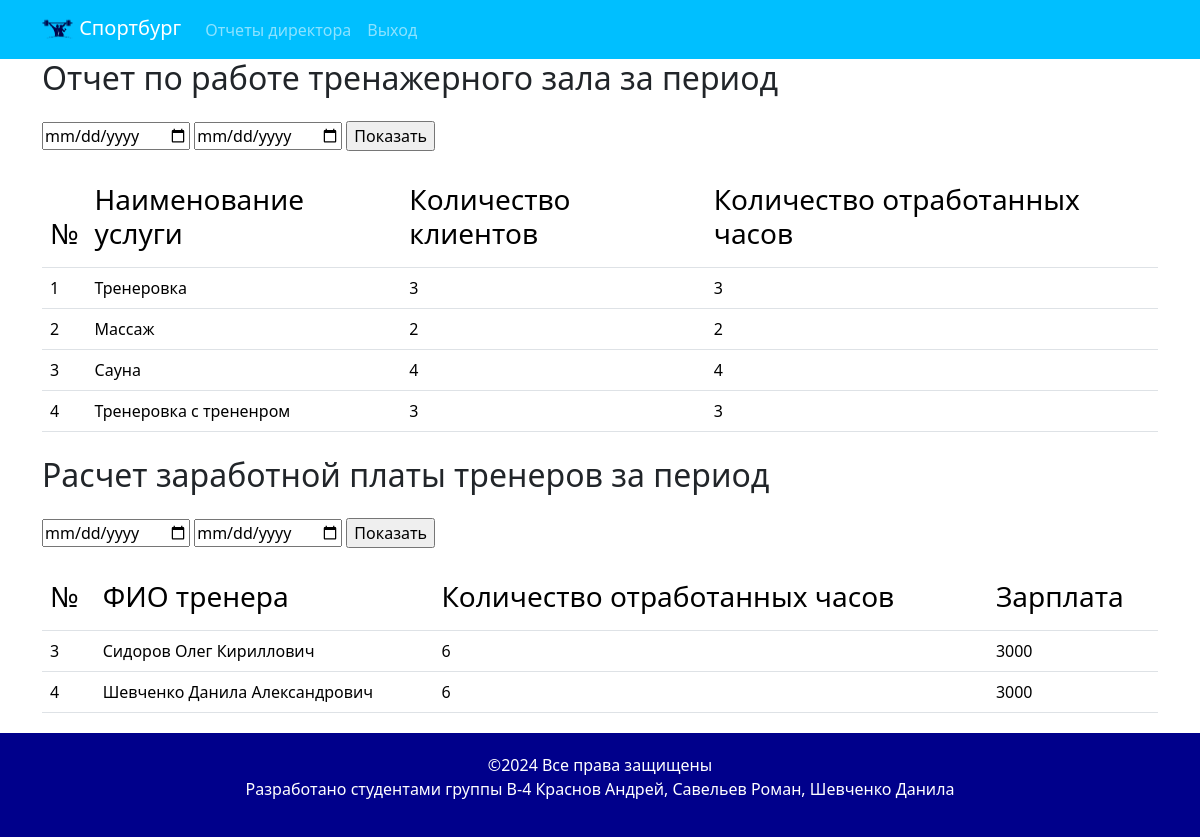
The page /director.php on the database its author committed.
### tables this page shows
CREATE TABLE `uslugi` (
  `id_uslugi` int(11) NOT NULL,
  `name_uslugi` varchar(200) DEFAULT NULL,
  `price_usluigi` decimal(10,2) NOT NULL
);

CREATE TABLE `users` (
  `id_user` int(11) NOT NULL,
  `fio` varchar(200) DEFAULT NULL,
  `email` varchar(100) DEFAULT NULL,
  `phone` varchar(12) DEFAULT NULL,
  `login` varchar(60) NOT NULL,
  `password` varchar(60) NOT NULL,
  `role` int(11) NOT NULL DEFAULT '3'
);

### director.php (the view, shortened to what this page needs)
<?php
include 'template/head.php';
include "template/db.php";
$sql_inj = "";
$date_from = "";
$date_to = "";
$sql = "SELECT uslugi.*,
COUNT(DISTINCT clients.id_client) AS clients_count,
COUNT(DISTINCT zapis.id_zapis) AS zapis_count FROM uslugi
JOIN zapis ON zapis.id_uslugi = uslugi.id_uslugi
JOIN clients ON zapis.id_client = clients.id_client
$sql_inj
GROUP BY uslugi.id_uslugi";
$result = $mysqli->query($sql);
$uslugi = $result->fetch_all(MYSQLI_ASSOC);
$sql = "SELECT users.*,
COUNT(DISTINCT zapis.id_zapis) AS zapis_count FROM users
JOIN zapis ON zapis.id_user = users.id_user
$sql_inj
GROUP BY users.id_user";
$result = $mysqli->query($sql);
$users = $result->fetch_all(MYSQLI_ASSOC);
?>
    <?php
    include 'template/nav_director.php';
    ?>
    <main class="container">
        <section class = "report">
            <div class="report__title">
                <h2 class="mb-4">Отчет по работе тренажерного зала за период</h2>
                <form action="director.php" method="post">
                    <input type="date" name="uslugi_date_from" placeholder="С" value="<?= $date_from ?>">
                    <input type="date" name="uslugi_date_to" placeholder="По"  value="<?= $date_to ?>">
                    <input type="submit" value="Показать">
                </form>
                <table class="table table-hover mt-4">
                    <thead>
                        <tr>
                            <th>
                                <h3>№</h3>
                            </th>
                            <th>
                                <h3>Наименование услуги</h3>
                            </th>
                            <th>
                                 <h3>Количество клиентов</h3>
                            </th>
                            <th>
                                <h3>Количество
                                    отработанных часов
                                </h3>
                            </th>
                        </tr>
                    </thead>
                    <tbody>
                        <?php foreach($uslugi as $usluga) { ?>
                        <tr>
                            <td><?= $usluga['id_uslugi']?></td>
                            <td><?= $usluga['name_uslugi']?></td>
                            <td><?= $usluga['clients_count']?></td>
                            <td><?= $usluga['zapis_count']?></td>
                        </tr>
                        <?php }?>
                    </tbody>
                </table>
                <h2 class="mt-4 mb-4">Расчет заработной платы тренеров за период</h2>
                <form action="director.php" method="post">
                    <input type="date" name="uslugi_date_from" placeholder="С" value="<?= $date_from ?>">
                    <input type="date" name="uslugi_date_to" placeholder="По"  value="<?= $date_to ?>">
                    <input type="submit" value="Показать">
                </form>
                <table class="table table-hover mt-4">
                    <thead>
                        <tr>
                            <th>
                                <h3>№</h3>
                            </th>
                            <th>
                                <h3>ФИО тренера</h3>
                            </th>
                            <th>
                                 <h3>Количество отработанных часов</h3>
                            </th>
                            <th>
                                <h3>Зарплата
                                </h3>
                            </th>
                        </tr>
                    </thead>
                    <tbody>
                        <?php foreach($users as $user) { ?>
                        <tr>
                            <td><?= $user['id_user']?></td>
                            <td><?= $user['fio']?></td>
                            <td><?= $user['zapis_count']?></td>
                            <td><?= $user['zapis_count']*500 ?></td>
                        </tr>
                        <?php }?>
                    </tbody>
                </table>
            </div>
        </section>
    </main>
    <?php include 'template/footer.php';?>

### template/head.php (shortened to what this page needs)
<!DOCTYPE html>
<html lang="en">
<head>
    <link rel="stylesheet" href="css/bootstrap.min.css">
<link href= "css/bootstrap.min.css" rel="stylesheet" type="text/css">
</head>
<body>

### template/nav_director.php (shortened to what this page needs)
<nav class="navbar navbar-expand-lg" data-bs-theme="dark" style="background-color: #00bfff;">
  <div class="container">
  <a class="navbar-brand" href="index.php">
      <img src="img/logo.png" alt="Logo" class="d-inline-block align-text-top" width="32" height="32">
      Спортбург
    </a>
    <div class="collapse navbar-collapse justify-content-end" id="navbarText">
      <ul class="navbar-nav me-auto mb-2 mb-lg-0">
      <li class="nav-item">
          <a class="nav-link" href="director.php">Отчеты директора</a>
        </li>
        <li class="nav-item">
          <a class="nav-link " href="logout.php">Выход</a>
        </li>
      </ul>
    </div>
  </div>
</nav>

### template/footer.php
<div class="container-fluid" style="background-color: #00008b; color: white; padding-top: 20px; padding-bottom: 20px; margin-top: 20px">
    <div class="row">
        <div class="col-lg-1"></div>
        <div class="col-lg-10" style="text-align: center">
        <p>&copy2024 Все права защищены<br>Разработано студентами группы В-4 Краснов Андрей, Савельев Роман, Шевченко Данила</p>
        </div>
        <div class="col-lg-1"></div>
    </div>
</div>

### rows shown on the page
uslugi: id_uslugi "1", name_uslugi "Тренеровка", clients_count "3", zapis_count "3"
uslugi: id_uslugi "2", name_uslugi "Массаж", clients_count "2", zapis_count "2"
uslugi: id_uslugi "3", name_uslugi "Сауна", clients_count "4", zapis_count "4"
uslugi: id_uslugi "4", name_uslugi "Тренеровка с трененром", clients_count "3", zapis_count "3"
users: id_user "3", fio "Сидоров Олег Кириллович", zapis_count "6", zapis_count "3000"
users: id_user "4", fio "Шевченко Данила Александрович", zapis_count "6", zapis_count "3000"
